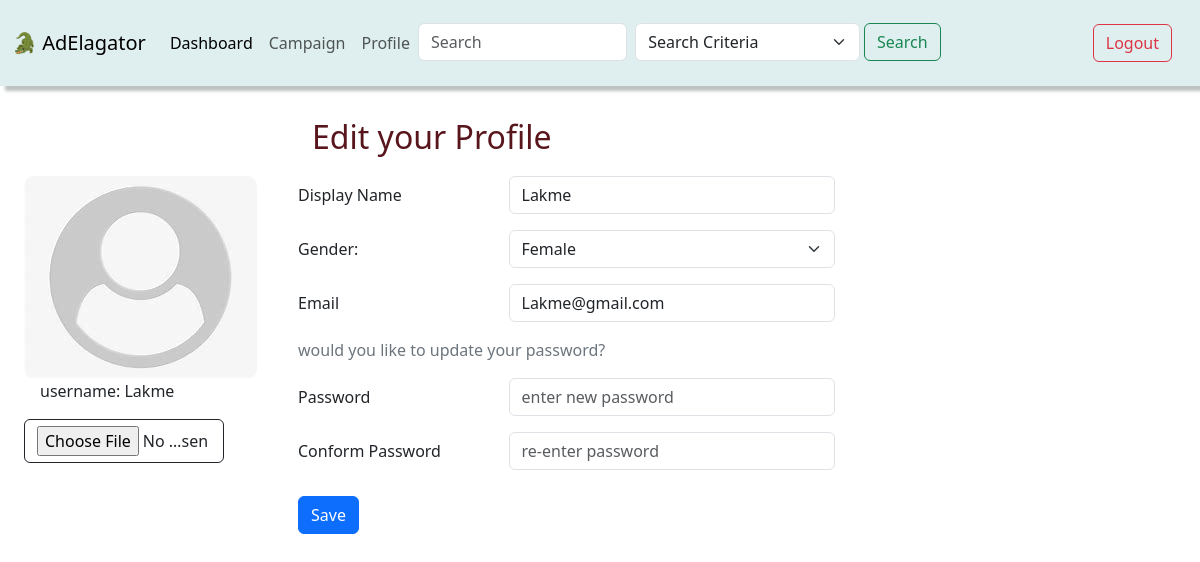
The app's page /sponsor_edit_dashboard (signed in) with its own data.
### models.py (models this page shows)
class Sponsor(db.Model):
    id = db.Column(db.Integer, primary_key=True)
    user_id = db.Column(db.Integer,db.ForeignKey('user.id'),nullable=False)
    image_path = db.Column(db.String(100),default="default.jpg",nullable=True)
    industry = db.Column(db.Integer,db.ForeignKey('spon_industry.id'),nullable=False)

class User(db.Model):
    id = db.Column(db.Integer, primary_key=True)
    username = db.Column(db.String(32), unique=True, nullable=False)
    name = db.Column(db.String(32), unique=False, nullable=False)
    password = db.Column(db.String(256), nullable=False)
    email = db.Column(db.String(50),nullable=False)
    role = db.Column(db.String(50),nullable=False)
    gender = db.Column(db.String(50), nullable=False)
    is_flag = db.Column(db.Boolean, default=False, nullable=False)

### routes.py (the view, shortened to what this page needs)
@app.route('/sponsor_edit_dashboard',methods=['GET', 'POST'])
@blocked_user_check
@login_required
def sponsor_edit_dashboard():
    if request.method == "GET":
        username=session.get('username')
        user = User.query.filter_by(username=username).first()
        campaign = Campaign.query.filter_by(user_id=user.id).first()
        sponsor = Sponsor.query.filter_by(user_id=user.id).first()
        return render_template("sponsor/sponsor_ edit.html",user=user,campaign=campaign,sponsor=sponsor,active_campaigns =  get_active_campaigns(),active_requests=get_campaign_requests(),active_negotiations=get_active_negotiations())

### routes.py (called while the page is built, shortened)
def login_required(func):
    @wraps(func)
    def wrapper(*args, **kwargs):
        if 'username' not in session:
            flash("You need to login first")
            return redirect(url_for('login'))
        user = User.query.filter_by(username=session['username']).first()
        if not user:
            session.pop('username')
            return redirect(url_for('login'))
        return func(*args, **kwargs)
    return wrapper

def blocked_user_check(func):
    @wraps(func)
    def wrapper(*args, **kwargs):
        user = User.query.filter_by(username=session['username']).first()
        if user.is_flag:
            flash("You are blocked by admin")
            return redirect(url_for(session['role']+'_dashboard'))
        return func(*args, **kwargs)
    return wrapper

def get_active_campaigns():
    campaigns = Campaign.query.filter_by(user_id=session.get('id')).filter_by(status="active").all()
    active_campaigns=[]
    for i in campaigns:
        today=datetime.now().date()
        if i.end_date >= today and i.start_date <= today:
            n=today-i.start_date
            t=i.end_date-i.start_date
            percentage=round((n.days/t.days)*100,2)
            active_campaigns.append((i,percentage))
        elif i.start_date>today:
            pass
        else:
            i.status="completed"
            db.session.commit()
    return active_campaigns

def get_campaign_requests():
    user_id = session.get("id")
    campaigns = Campaign.query.filter_by(user_id=user_id,status="active").all()
    final_requests = []
    for campaign in campaigns:
        ads = Ads.query.filter_by(campaign_id = campaign.id).all()
        for ad in ads:
            requests = Request.query.filter_by(ads_id = ad.id).all()
    return final_requests

def get_active_negotiations():
    user_id = session.get("id")
    campaigns = Campaign.query.filter_by(user_id=user_id,status="active").all()
    final_requests = []
    for campaign in campaigns:
        ads = Ads.query.filter_by(campaign_id = campaign.id).all()
        for ad in ads:
            ad_request = Request.query.filter_by(ads_id = ad.id,status="pending").first()
    return final_requests

### templates/sponsor/sponsor_ edit.html (shortened to what this page needs)
{% extends 'layout.html' %}{% block content%}
<div>
    <h2 class="text-danger-emphasis" style="margin: 5px auto 20px 300px">
        Edit your Profile
    </h2>
</div>
<form action="/sponsor_edit_dashboard" method="POST" enctype=multipart/form-data>
    <div class="container row align-items-start">
        <div class="col-auto">
            <div class="circle-container" style="width: 250px">
                <img src={{ url_for('static', filename='/profile/' + sponsor.image_path) }} alt="profile"
                    class="img-fluid" style="border-radius: 10px" />
            </div>
            <div>
                <p class="text mx-3">username: {{user.username}}</p>
                <input type="file" class="btn btn-outline-dark" style="width:200px" name="file" id="file" />
            </div>
        </div>
        <div class="col">
            <div class="row mb-3">
                <label for="name" class="col-sm-3 col-form-label">
                    Display Name
                </label>
                <div class="col-sm-5">
                    <input type="text" class="form-control" value="{{user.name}}" id="name" name="name" reqiured />
                </div>
            </div>
            <div class="row mb-3">
                <label for="gender" class="col-sm-3 col-form-label">Gender:</label>
                <div class="col-sm-5 ">
                    <select id="gender" name="gender" class="form-select" aria-label="Default select example">
                        <option value="female" {% if user.gender=='female' %}selected{% endif %}>Female</option>
                    </select>
                </div>
            </div>
            <div class="row mb-3">
                <label for="name" class="col-sm-3 col-form-label"> Email </label>
                <div class="col-sm-5">
                    <input type="text" class="form-control" value="{{user.email}}" id="email" reqiured name="email" />
                </div>
            </div>
            <div class="row mb-3">
                <p class="text-secondary">
                    would you like to update your password?
                </p>
                <label for="name" class="col-sm-3 col-form-label"> Password </label>
                <div class="col-sm-5">
                    <input type="text" class="form-control" value="" placeholder="enter new password" id="password"
                        name="password" />
                </div>
            </div>
            <div class="row mb-3">
                <label for="name" class="col-sm-3 col-form-label">
                    Conform Password
                </label>
                <div class="col-sm-5">
                    <input type="text" class="form-control" value="" placeholder="re-enter password"
                        id="confirmpassword" name="confirmpassword" />
                </div>
            </div>
            <button type="submit" class="btn btn-primary" name="register" style="margin-top: 10px">
                Save
            </button>
        </div>
    </div>
</form>
{% endblock %}

### records on screen
Sponsor: image_path (placeholder picture)
User: username "Lakme", name "Lakme", gender "Female", email "Lakme@gmail.com"
